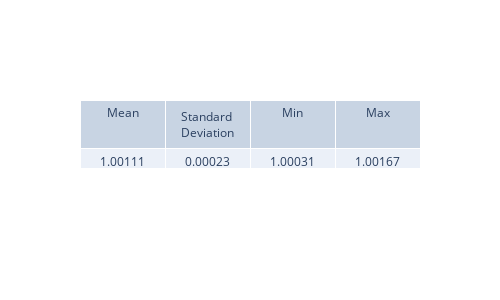

The cell this chart's notebook holds for it:
### Code cell
from scipy.integrate import simpson

norms = []
norms_monte = []

for i in range(5000):
    psi_sq_i = psi_real_pinn[:, i] ** 2 + psi_img_pinn[:, i] ** 2
    normalization = simpson(psi_sq_i, x=x_values)
    normalization_monte = np.mean(psi_sq_i) * (x_max - x_min)
    norms.append(normalization)
    norms_monte.append(normalization_monte)
    
view_metrics(np.array(norms))

plt.figure(figsize=(8,5), dpi=200)
plt.plot(t_values, norms, '-', label='Simpson')
plt.plot(t_values, norms_monte, '--', label="Monte Carlo")
plt.axhline(1.0, color='red', linestyle='--', label='Expected = 1')
plt.xlabel('Time (ps)')
plt.ylabel('Normalization')
plt.title('Wavefunction Normalization Over Time')
plt.legend()
plt.grid(True)



plt.show()

### Figure 1 — Plotly figure (JSON) as saved in the notebook; plotly's stock layout.template omitted (floating-point values rounded to 4 significant figures)
{"data": [{"cells": {"values": [["1.00111"], ["0.00023"], ["1.00031"], ["1.00167"]]}, "header": {"values": ["Mean", "Standard Deviation", "Min", "Max"]}, "type": "table"}], "layout": {"height": 300, "width": 500}}
